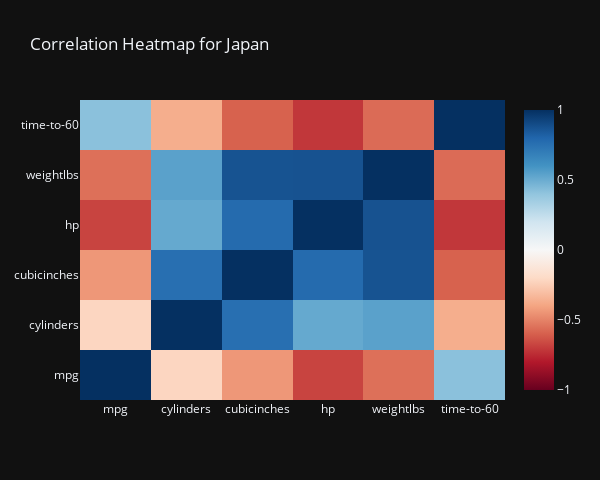

The code cell stored with this chart in its notebook:
### Code cell
draw_corr_heatmap('Japan')

### Figure 1 — Plotly figure (JSON) as saved in the notebook; plotly's stock layout.template omitted (floating-point values rounded to 4 significant figures)
{"data": [{"colorscale": [[0, "rgb(103,0,31)"], [0.1, "rgb(178,24,43)"], [0.2, "rgb(214,96,77)"], [0.3, "rgb(244,165,130)"], [0.4, "rgb(253,219,199)"], [0.5, "rgb(247,247,247)"], [0.6, "rgb(209,229,240)"], [0.7, "rgb(146,197,222)"], [0.8, "rgb(67,147,195)"], [0.9, "rgb(33,102,172)"], [1, "rgb(5,48,97)"]], "type": "heatmap", "x": ["mpg", "cylinders", "cubicinches", "hp", "weightlbs", "time-to-60"], "y": ["mpg", "cylinders", "cubicinches", "hp", "weightlbs", "time-to-60"], "z": [[1, -0.2182, -0.4395, -0.6786, -0.5533, 0.4169], [-0.2182, 1, 0.7582, 0.513, 0.5428, -0.3669], [-0.4395, 0.7582, 1, 0.7787, 0.8717, -0.5949], [-0.6786, 0.513, 0.7787, 1, 0.8738, -0.7141], [-0.5533, 0.5428, 0.8717, 0.8738, 1, -0.5672], [0.4169, -0.3669, -0.5949, -0.7141, -0.5672, 1]], "zmid": 0}], "layout": {"height": 480, "title": {"text": "Correlation Heatmap for Japan"}, "width": 600}}
